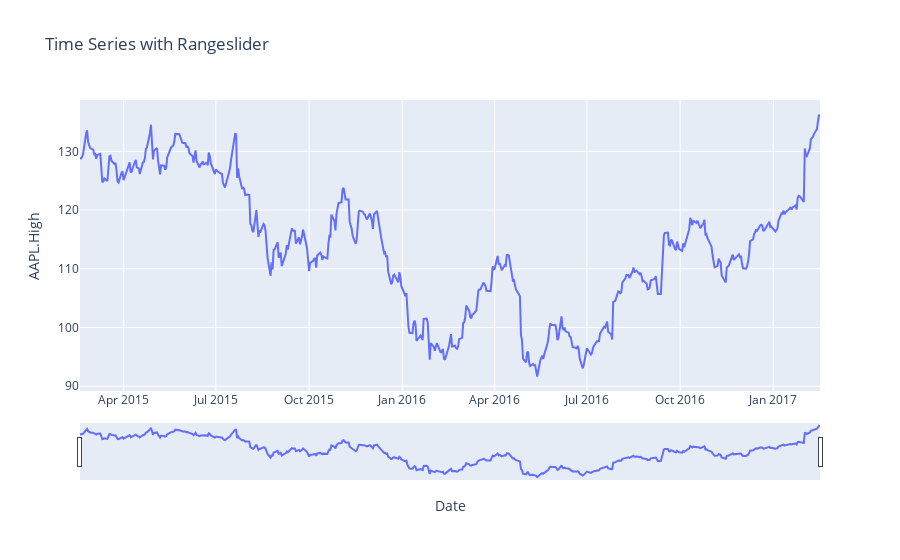

Write notebook code for a chart like this one.
### Markdown cell above
You will create the line plot as usual and update the x-axis with rangeslider_visible=True

### Code cell
fig = px.line(df, x='Date', y='AAPL.High', title='Time Series with Rangeslider')
fig.update_xaxes(rangeslider_visible=True) ####### add range slider for time series data

### Figure 1 — Plotly figure (JSON) as saved in the notebook; plotly's stock layout.template omitted (floating-point values rounded to 4 significant figures; data arrays with more than 128 entries replaced by an {"elided": "..."} marker saying what was removed)
{"data": [{"hovertemplate": "Date=%{x}<br>AAPL.High=%{y}<extra></extra>", "legendgroup": "", "line": {"color": "#636efa", "dash": "solid"}, "marker": {"symbol": "circle"}, "mode": "lines", "name": "", "orientation": "v", "showlegend": false, "type": "scatter", "x": {"elided": "506 str values"}, "xaxis": "x", "y": {"elided": "506 float values"}, "yaxis": "y"}], "layout": {"legend": {"tracegroupgap": 0}, "title": {"text": "Time Series with Rangeslider"}, "xaxis": {"anchor": "y", "domain": [0, 1], "rangeslider": {"visible": true}, "title": {"text": "Date"}}, "yaxis": {"anchor": "x", "domain": [0, 1], "title": {"text": "AAPL.High"}}}}
